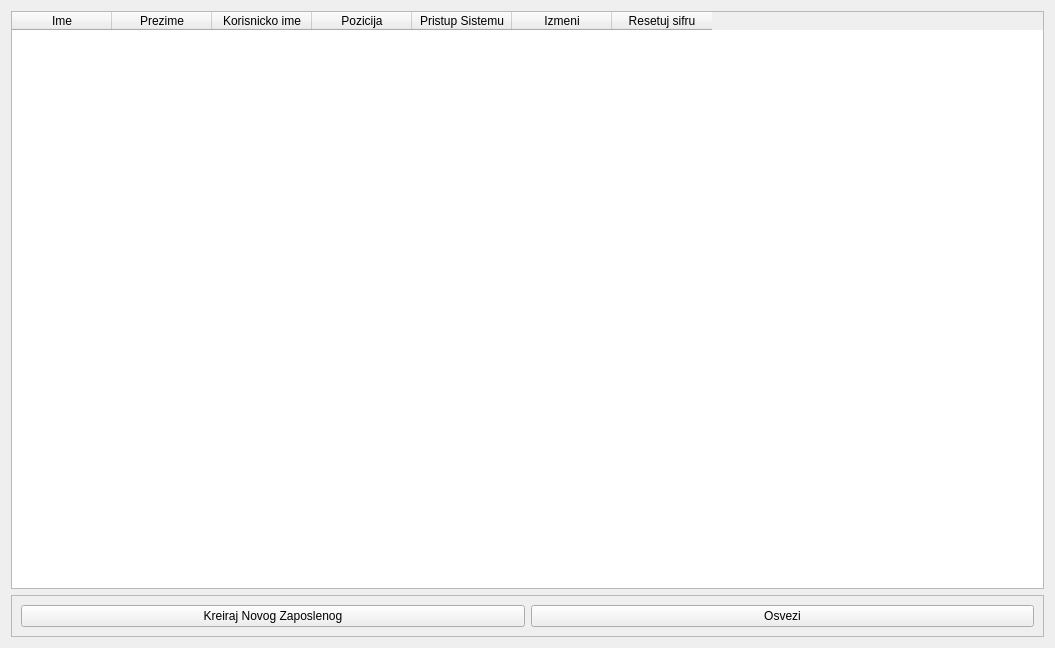
<?xml version="1.0" encoding="UTF-8"?>
<ui version="4.0">
 <class>EmpoyersView</class>
 <widget class="QWidget" name="EmpoyersView">
  <property name="geometry">
   <rect>
    <x>0</x>
    <y>0</y>
    <width>1055</width>
    <height>648</height>
   </rect>
  </property>
  <property name="windowTitle">
   <string>Form</string>
  </property>
  <layout class="QVBoxLayout" name="verticalLayout_2">
   <item>
    <widget class="QTableWidget" name="tableWidget">
     <column>
      <property name="text">
       <string>Ime</string>
      </property>
     </column>
     <column>
      <property name="text">
       <string>Prezime</string>
      </property>
     </column>
     <column>
      <property name="text">
       <string>Korisnicko ime</string>
      </property>
     </column>
     <column>
      <property name="text">
       <string>Pozicija</string>
      </property>
     </column>
     <column>
      <property name="text">
       <string>Pristup Sistemu</string>
      </property>
     </column>
     <column>
      <property name="text">
       <string>Izmeni</string>
      </property>
     </column>
     <column>
      <property name="text">
       <string>Resetuj sifru</string>
      </property>
     </column>
    </widget>
   </item>
   <item>
    <widget class="QFrame" name="frame">
     <property name="frameShape">
      <enum>QFrame::StyledPanel</enum>
     </property>
     <property name="frameShadow">
      <enum>QFrame::Raised</enum>
     </property>
     <layout class="QHBoxLayout" name="horizontalLayout">
      <item>
       <widget class="QPushButton" name="CreateEmployee">
        <property name="text">
         <string>Kreiraj Novog Zaposlenog</string>
        </property>
       </widget>
      </item>
      <item>
       <widget class="QPushButton" name="Refresh">
        <property name="text">
         <string>Osvezi</string>
        </property>
       </widget>
      </item>
     </layout>
    </widget>
   </item>
  </layout>
 </widget>
 <resources/>
 <connections/>
</ui>
